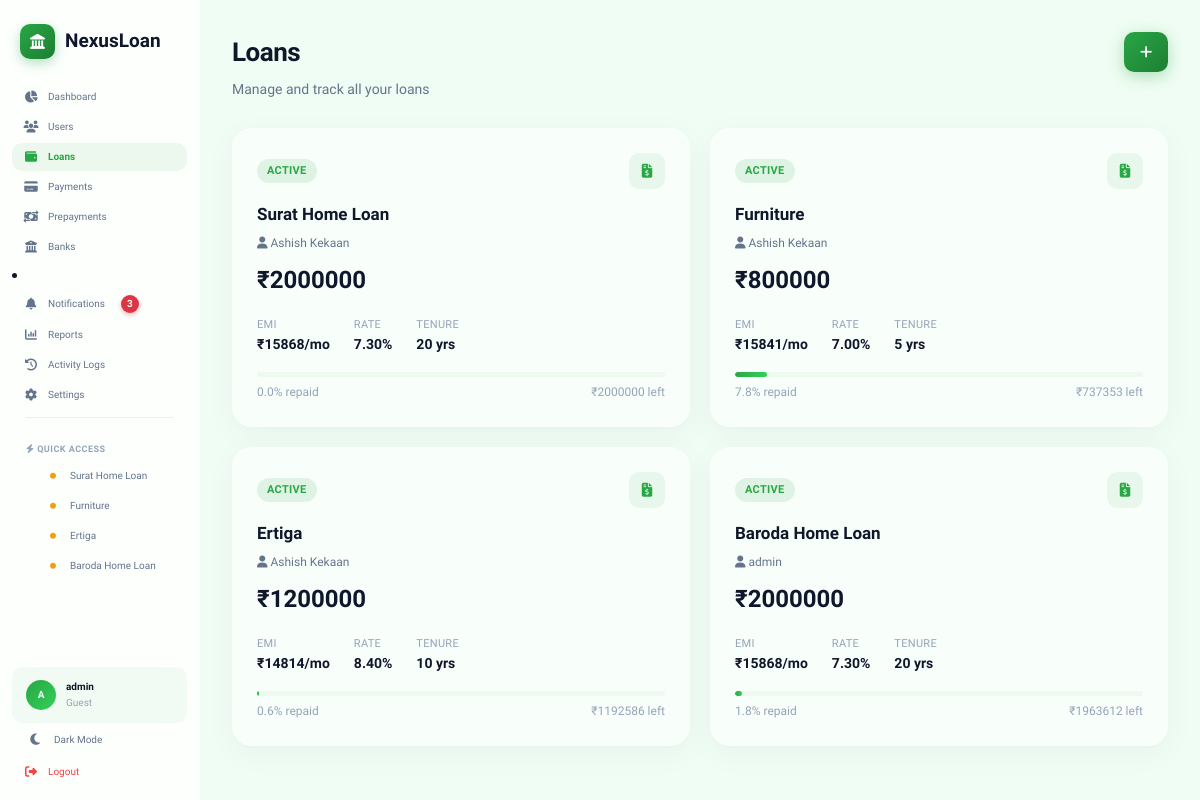
The app's page /loans/ (signed in), older data.
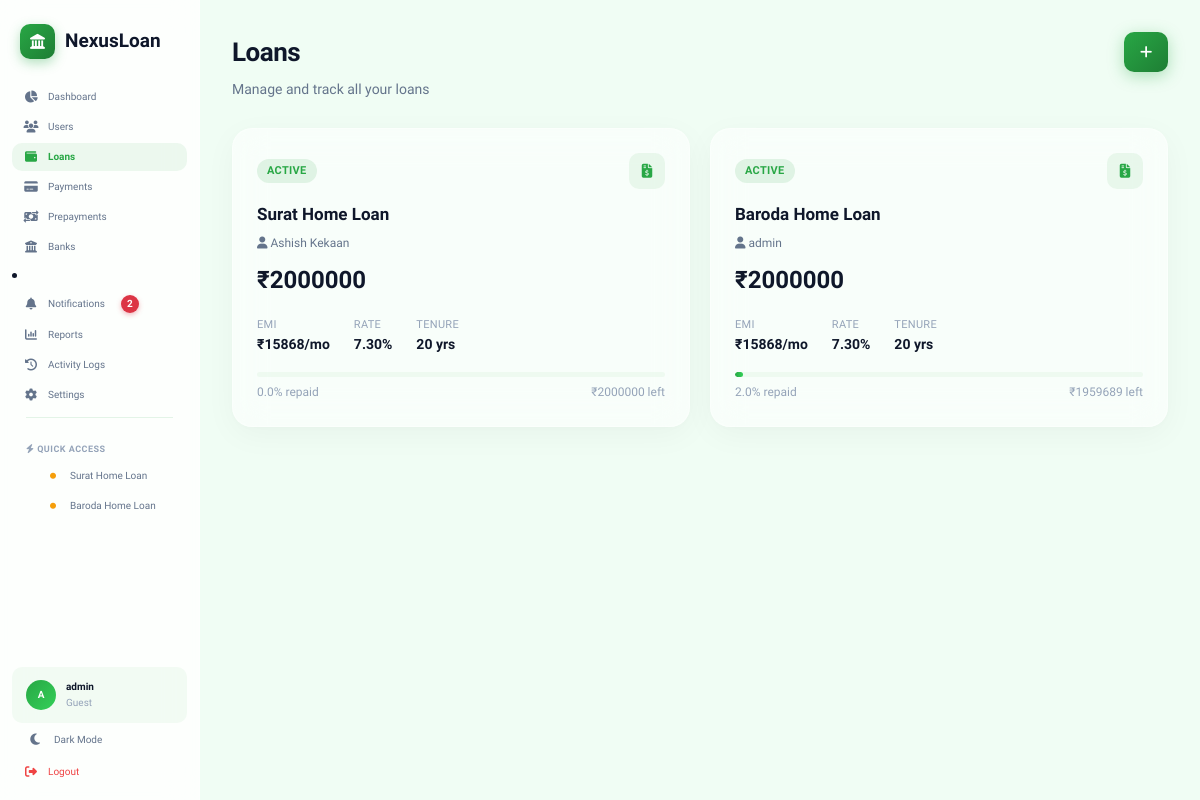
The same page, newer data.
### loans/models.py (models this page shows, shortened)
class Loan(models.Model):
    STATUS_CHOICES = [
        ("active", "Active"),
        ("closed", "Closed"),
        ("default", "Default"),
    ]
    LOAN_TYPE_CHOICES = [
        ("home", "Home Loan"),
        ("car", "Car Loan"),
        ("education", "Education Loan"),
        ("personal", "Personal Loan"),
        ("business", "Business Loan"),
        ("gold", "Gold Loan"),
        ("other", "Other"),
    ]
    EMI_FREQUENCY_CHOICES = [
        ("monthly", "Monthly"),
        ("quarterly", "Quarterly"),
        ("half_yearly", "Half Yearly"),
        ("yearly", "Yearly"),
    ]
    user = models.ForeignKey(
        settings.AUTH_USER_MODEL, on_delete=models.CASCADE, related_name="loans"
    )
    loan_name = models.CharField(max_length=200)
    loan_type = models.CharField(
        max_length=20, choices=LOAN_TYPE_CHOICES, default="home"
    )
    amount = models.DecimalField(max_digits=15, decimal_places=2)
    interest_rate = models.DecimalField(max_digits=5, decimal_places=2)
    tenure_years = models.PositiveIntegerField()
    emi = models.DecimalField(max_digits=15, decimal_places=2)
    start_date = models.DateField()
    first_emi_date = models.DateField(
        null=True,
        blank=True,
        help_text="Date on which first EMI will be deducted.",
    )
    emi_frequency = models.CharField(
        max_length=20, choices=EMI_FREQUENCY_CHOICES, default="monthly"
    )
    auto_debit = models.BooleanField(
        default=True, help_text="Automatically deduct EMI on due date."
    )
    status = models.CharField(max_length=20, choices=STATUS_CHOICES, default="active")
    closed_date = models.DateField(null=True, blank=True)
    remaining_balance = models.DecimalField(max_digits=15, decimal_places=2, default=0)
    total_interest_paid = models.DecimalField(
        max_digits=15, decimal_places=2, default=0
    )
    is_public = models.BooleanField(
        default=False, help_text="Make visible to lenders for investment"
    )
    funded_amount = models.DecimalField(max_digits=15, decimal_places=2, default=0)
    created_at = models.DateTimeField(auto_now_add=True)
    updated_at = models.DateTimeField(auto_now=True)
    class Meta:
        ordering = ["-created_at"]
        verbose_name = "Loan"
        verbose_name_plural = "Loans"
    @property
    def progress_percent(self):
        if self.amount <= 0:
            return 0
        paid = float(self.amount - self.remaining_balance)
        return round(min(paid / float(self.amount) * 100, 100), 1)

### loans/views.py (the view)
# urls.py: path("loans/", LoanListView.as_view(), name="loan_list"),
class LoanListView(LoginRequiredMixin, ListView):
    model = Loan
    template_name = "loans/loan_list.html"
    context_object_name = "loans"
    paginate_by = 12
    def get_queryset(self):
        queryset = Loan.objects.select_related("user").order_by("-created_at")
        if self.request.user.is_staff:
            return queryset
        return queryset.filter(user=self.request.user)

### loan_manager/context_processors.py (called while the page is built, shortened)
def loan_notifications(request):
    if not request.user.is_authenticated:
        return {
            "header_notifications": [],
            "header_unread_notifications": 0,
        }
    if request.user.is_staff:
        notifications = Notification.objects.select_related("loan", "user").order_by(
            "-created_at"
        )[:5]
        unread_count = Notification.objects.filter(is_read=False).count()
    return {
        "header_notifications": notifications,
        "header_unread_notifications": unread_count,
        "is_admin": request.user.is_staff,
    }

### templates/loans/loan_list.html (shortened to what this page needs)
{% extends 'app_layout.html' %}
{% load static %}
{% block app_content %}
<div class="page-header">
    <div>
        <h1 class="page-title">{% if not request.user.is_staff %}My Loans{% else %}Loans{% endif %}</h1>
        <p class="page-subtitle">Manage and track all your loans</p>
    </div>
    <a href="{% url 'create_loan' %}" class="btn btn-primary" title="Create Loan" style="width: 40px; height: 40px;">
        <i class="fas fa-plus"></i>
    </a>
</div>
{% if loans %}
    <div class="loans-grid">
        {% for loan in loans %}
        <a href="{% url 'loan_detail' loan.pk %}" class="loan-card glass-card">
            <div class="loan-card-header">
                <span class="loan-status-badge badge-{{ loan.status }}">{{ loan.status|title }}</span>
                <span class="loan-type"><i class="fas fa-file-invoice-dollar"></i></span>
            </div>
            <h3 class="loan-card-title">{{ loan.loan_name }}</h3>
            {% if request.user.is_staff %}
                <div style="font-size:12px;color:var(--text-secondary);margin-bottom:8px;">
                    <i class="fas fa-user"></i>
                    {{ loan.user.get_full_name|default:loan.user.username }}
                </div>
            {% endif %}
            <div class="loan-card-amount">₹{{ loan.amount|floatformat:0 }}</div>
            <div class="loan-card-meta">
                <div>
                    <span class="lcm-label">EMI</span>
                    <span class="lcm-value">₹{{ loan.emi|floatformat:0 }}/mo</span>
                </div>
                <div>
                    <span class="lcm-label">Rate</span>
                    <span class="lcm-value">{{ loan.interest_rate }}%</span>
                </div>
                <div>
                    <span class="lcm-label">Tenure</span>
                    <span class="lcm-value">{{ loan.tenure_years }} yrs</span>
                </div>
            </div>
            <div class="loan-progress-section">
                <div class="loan-progress-bar">
                    <div class="loan-progress-fill" style="width: {{ loan.progress_percent }}%"></div>
                </div>
                <div class="loan-progress-info">
                    <span>{{ loan.progress_percent }}% repaid</span>
                    <span>₹{{ loan.remaining_balance|floatformat:0 }} left</span>
                </div>
            </div>
        </a>
        {% endfor %}
    </div>
{% endif %}
{% endblock %}

### templates/app_layout.html (shortened to what the changed rows need)
{% extends 'base.html' %}
{% load static %}
{% block content %}
<div class="app-layout">
    <aside class="sidebar" id="sidebar">
        <nav class="sidebar-nav">
            {% if not request.user.is_staff %}
                <a href="{% url 'loan_list' %}" class="nav-item {% if request.resolver_match.url_name == 'loan_list' %}active{% endif %}">
                    <i class="fas fa-wallet"></i>
                    <span>My Loans</span>
                </a>
                <a href="{% url 'payment_dashboard' %}" class="nav-item {% if request.resolver_match.url_name == 'payment_dashboard' %}active{% endif %}">
                    <i class="fas fa-credit-card"></i>
                    <span>Payments</span>
                </a>
                <a href="{% url 'prepayment_dashboard' %}" class="nav-item {% if request.resolver_match.url_name == 'prepayment_dashboard' %}active{% endif %}">
                    <i class="fas fa-money-bill-transfer"></i>
                    <span>Prepayments</span>
                </a>
                <a href="{% url 'documents_dashboard' %}" class="nav-item {% if request.resolver_match.url_name == 'documents_dashboard' %}active{% endif %}">
                    <i class="fas fa-folder-open"></i>
                    <span>Documents</span>
                </a>
                <li>
                    <a href="{% url 'notifications_dashboard' %}" class="nav-item {% if request.resolver_match.url_name == 'notifications_dashboard' %}active{% endif %}">
                        <i class="fas fa-bell"></i>
                        <span>Notifications</span>
                        {% if header_unread_notifications > 0 %}
                            <span class="notification-badge">{{ header_unread_notifications }}</span>
                        {% endif %}
                    </a>
                </li>
                <a href="{% url 'support_dashboard' %}" class="nav-item {% if request.resolver_match.url_name == 'support_dashboard' %}active{% endif %}">
                    <i class="fas fa-headset"></i>
                    <span>Support</span>
                </a>
                <a href="{% url 'settings_dashboard' %}" class="nav-item {% if request.resolver_match.url_name == 'settings_dashboard' %}active{% endif %}">
                    <i class="fas fa-gear"></i>
                    <span>Settings</span>
                </a>
            {% else %}
                <li>
                    <a href="{% url 'notifications_dashboard' %}" class="nav-item {% if request.resolver_match.url_name == 'notifications_dashboard' %}active{% endif %}">
                        <i class="fas fa-bell"></i>
                        <span>Notifications</span>
                        {% if header_unread_notifications > 0 %}
                            <span class="notification-badge">{{ header_unread_notifications }}</span>
                        {% endif %}
                    </a>
                </li>
            {% endif %}
            {% if loans %}
                {% for loan in loans %}
                    {% if loan.status == 'active' %}
                        <a href="{% url 'loan_detail' loan.pk %}" class="nav-item nav-sub {% if request.resolver_match.url_name == 'loan_detail' and request.resolver_match.kwargs.pk|slugify == loan.pk|slugify %}active{% endif %}">
                            <i class="fas fa-circle" style="font-size:6px; color: var(--accent);"></i>
                            <span>{{ loan.loan_name|truncatechars:18 }}</span>
                        </a>
                    {% endif %}
                {% endfor %}
            {% endif %}
        </nav>
    </aside>
    <main class="main-content">
        {% block app_content %}{% endblock %}
    </main>
</div>
{% endblock %}

Row changes from the older to the newer data that the page shows:
removed Loan: loan_name "Furniture", status "ACTIVE", user.get_full_name "Ashish Kekaan", amount "800000", emi "15841", interest_rate "7.00", tenure_years "5", progress_percent "7.8", remaining_balance "737353"
removed Loan: loan_name "Ertiga", status "ACTIVE", user.get_full_name "Ashish Kekaan", amount "1200000", emi "14814", interest_rate "8.40", tenure_years "10", progress_percent "0.6", remaining_balance "1192586"
changed Loan "Baroda Home Loan": progress_percent "1.8" → "2.0"; remaining_balance "1963612" → "1959689"
Text that changed along with them:
{{ header_unread_notifications }}: "3" → "2"
